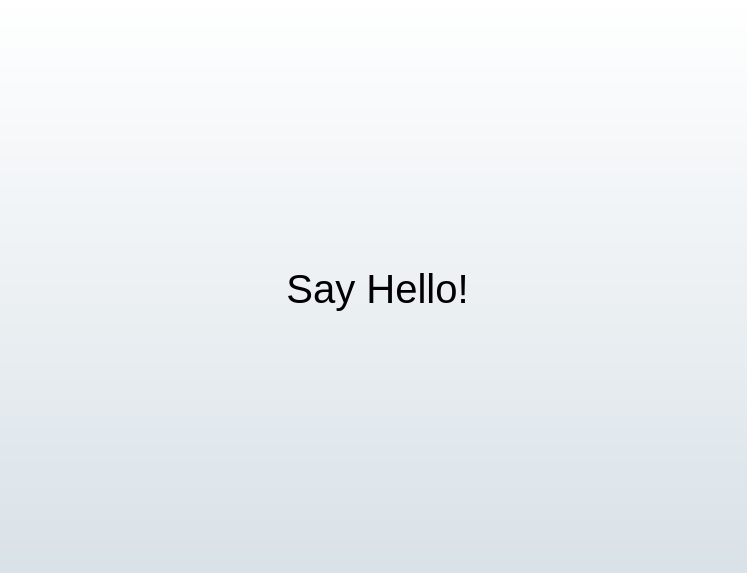
<?xml version="1.0" encoding="UTF-8"?>
<ui version="4.0">
 <class>Dialog</class>
 <widget class="QDialog" name="Dialog">
  <property name="geometry">
   <rect>
    <x>0</x>
    <y>0</y>
    <width>747</width>
    <height>573</height>
   </rect>
  </property>
  <property name="windowTitle">
   <string>Dialog</string>
  </property>
  <widget class="QPushButton" name="hello_btn">
   <property name="geometry">
    <rect>
     <x>-8</x>
     <y>-2</y>
     <width>771</width>
     <height>581</height>
    </rect>
   </property>
   <property name="font">
    <font>
     <pointsize>30</pointsize>
    </font>
   </property>
   <property name="text">
    <string>Say Hello!</string>
   </property>
  </widget>
 </widget>
 <resources/>
 <connections/>
</ui>
